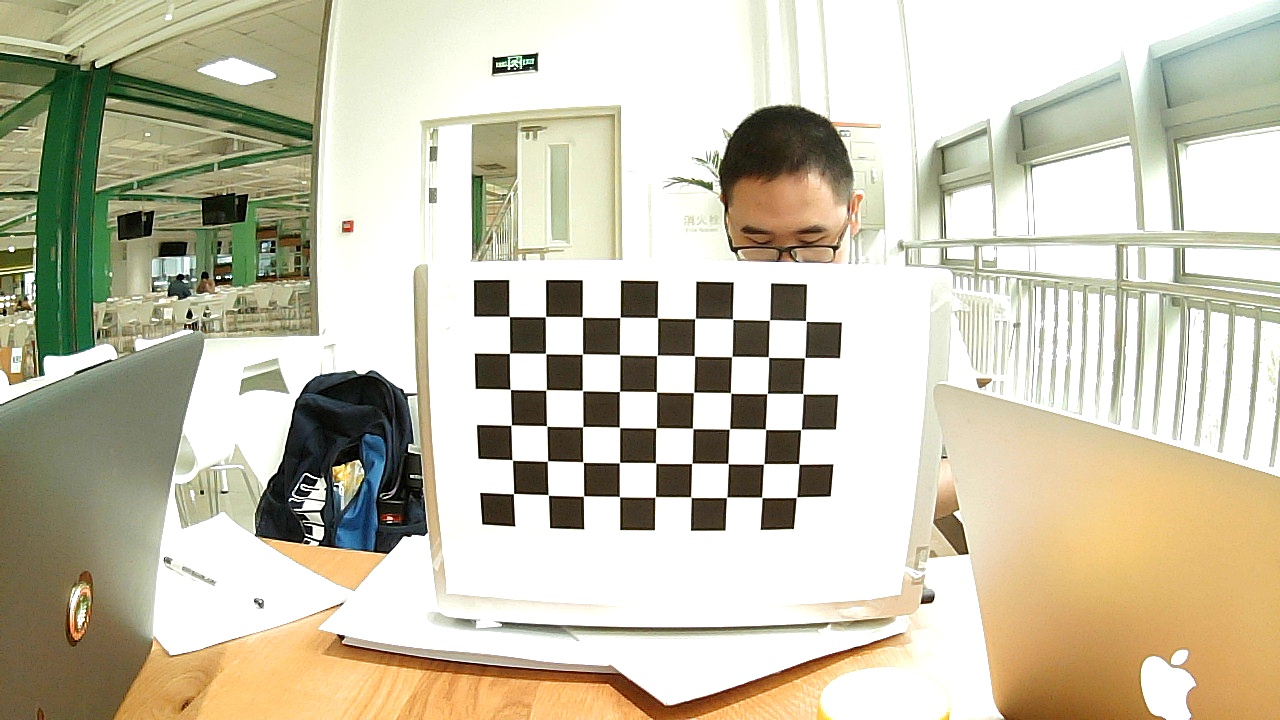
#> input picture Dataset/right/1.jpeg, 1280 x 720 px
$ python test.py
#> lines starting #> are read from the running program, lines starting #| are printed output that depends on the picture
import numpy as np
import cv2
import glob
import os
import matplotlib.pyplot as plt
import time

filepath = '/home/william/Documents/Stereo_Camera_Measurement/Dataset/'
file_num = 1

# [26 lines of commented-out code are left out]

import scipy.signal as signal

filepath = os.path.join(os.getcwd(),'Dataset/')

# [12 lines of commented-out code are left out]
imgR = cv2.imread(filepath + 'right/'+str(file_num) + '.jpeg', 0)
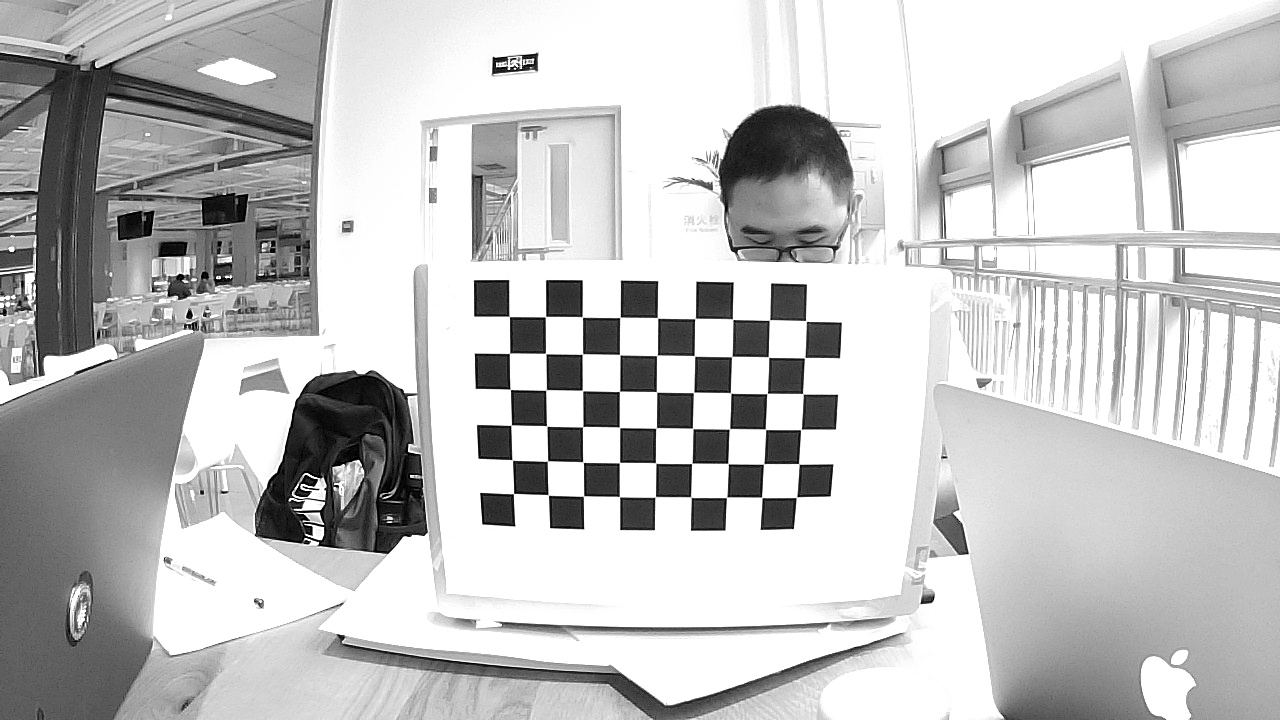
#> imgR: shape (720, 1280); min 0, max 255, mean 194.7
imgL = cv2.imread(filepath + 'left/'+str(file_num) + '.jpeg', 0)
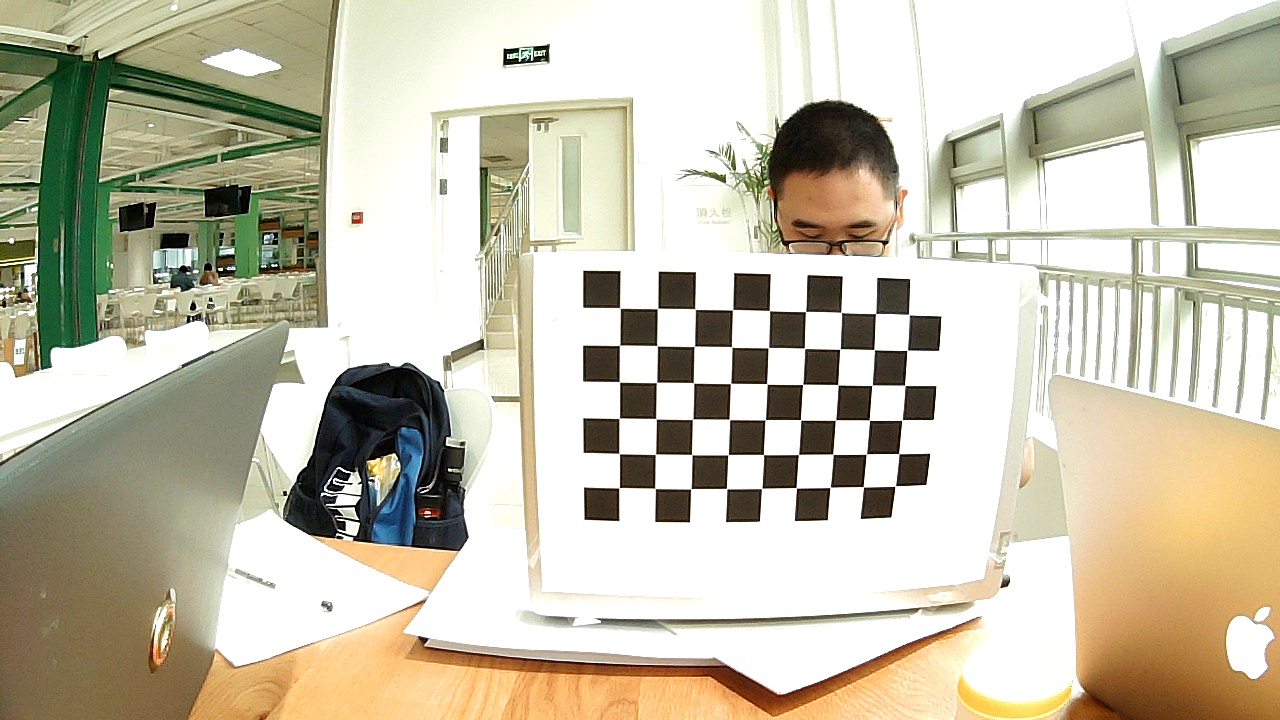
#> input picture Dataset/left/1.jpeg, 1280 x 720 px
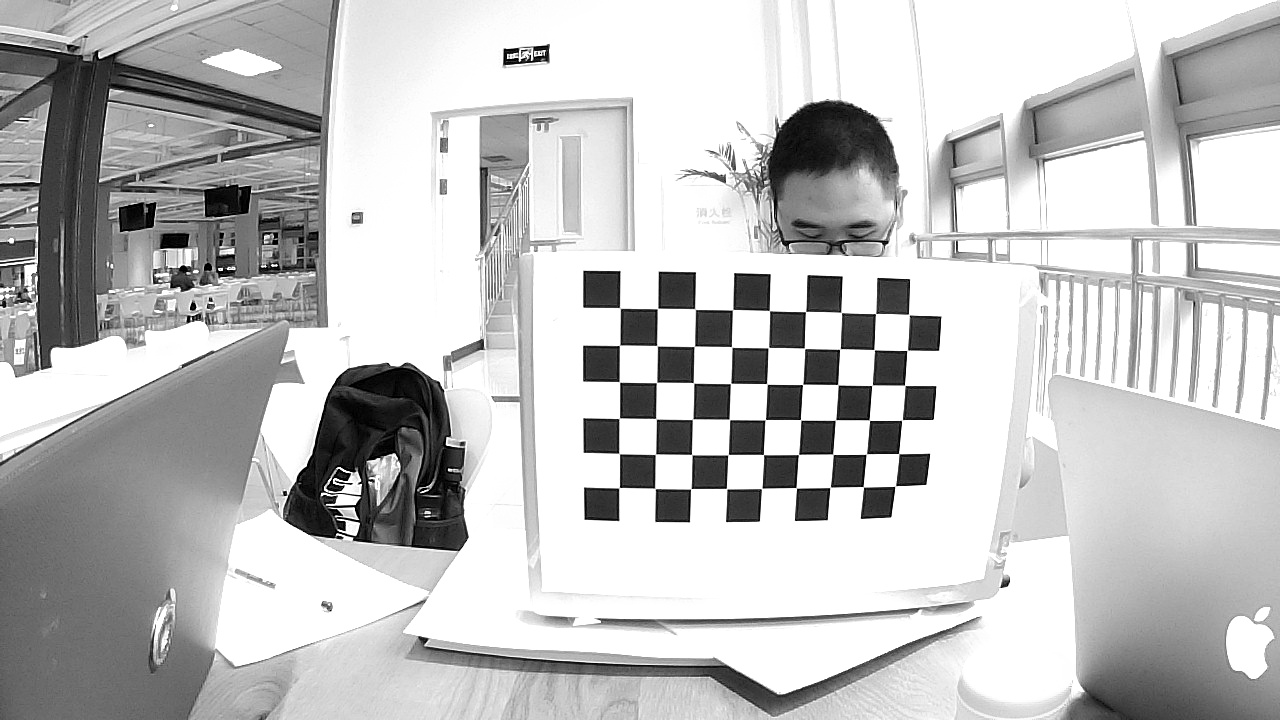
#> imgL: shape (720, 1280); min 0, max 255, mean 192.3
win_size = 5
min_disp = -1
max_disp = 63 #min_disp * 9
num_disp = max_disp - min_disp # Needs to be divisible by 16
#Create Block matching object.
stereo = cv2.StereoSGBM_create(minDisparity= min_disp,
 numDisparities = num_disp,
 blockSize = 5,
 uniquenessRatio = 5,
 speckleWindowSize = 5,
 speckleRange = 5,
 disp12MaxDiff = 1,
 P1 = 8*3*win_size**2,#8*3*win_size**2,
 P2 =32*3*win_size**2) #32*3*win_size**2)
#Compute disparity map
print ("\nComputing the disparity  map...")
disparity_map = stereo.compute(imgR, imgL)
disparity_map = signal.medfilt(disparity_map,(3,3)) # Median Filtering
#Show disparity map before generating 3D cloud to verify that point cloud will be usable.
plt.figure()
plt.imshow(imgL)
plt.figure()
plt.imshow(disparity_map,'gray')
kernel = np.ones((2,2),np.uint8)
erosion = cv2.erode(disparity_map,kernel,iterations = 1)
dilation = cv2.dilate(erosion,kernel,iterations = 1)
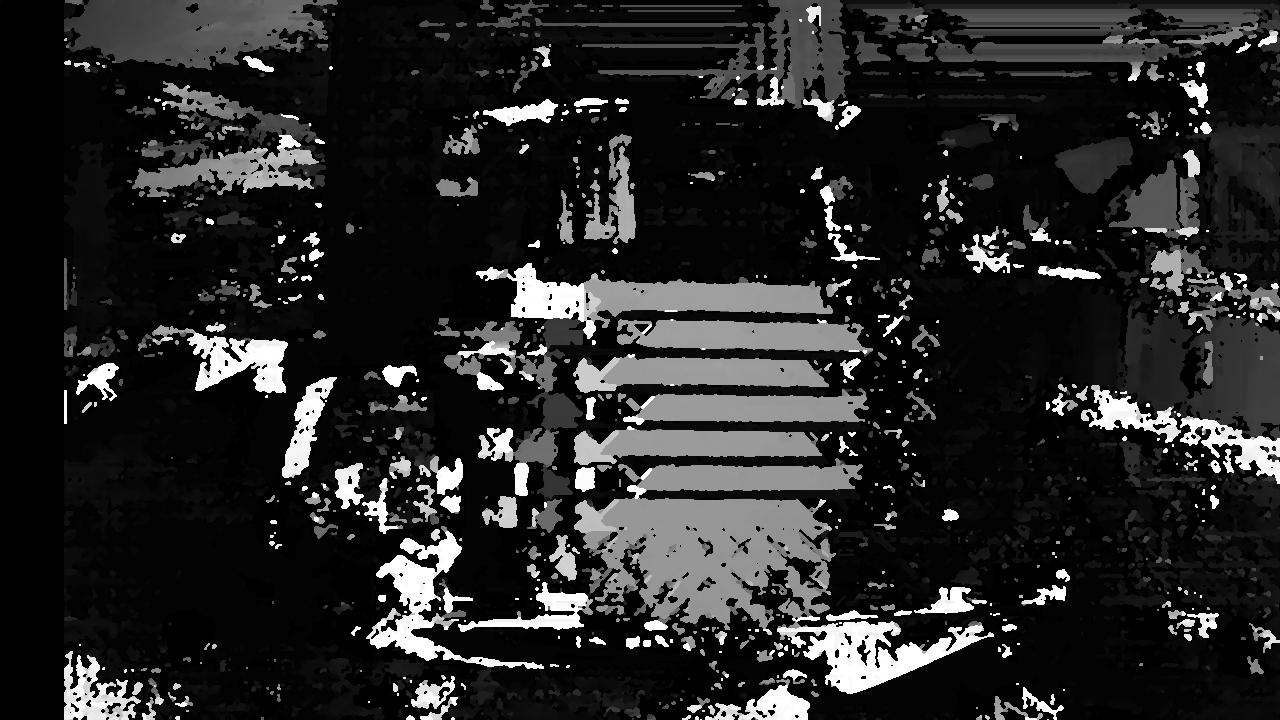
#> dilation: shape (720, 1280) int16; min -32, max 992, mean 123.4; drawn with min black and max white
plt.figure()
plt.imshow(erosion,'gray')
plt.show()
plt.close('all')
